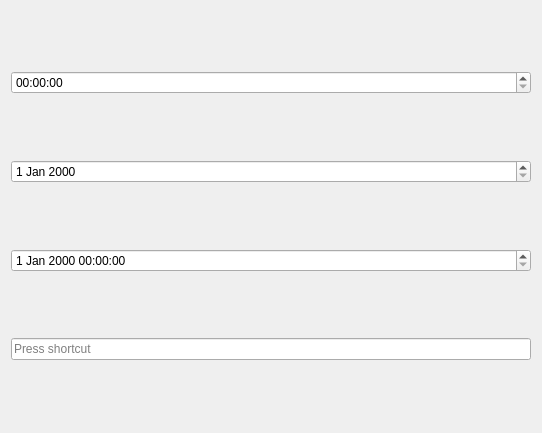
<?xml version="1.0" encoding="UTF-8"?>
<ui version="4.0">
 <class>Form</class>
 <widget class="QWidget" name="Form">
  <property name="geometry">
   <rect>
    <x>0</x>
    <y>0</y>
    <width>542</width>
    <height>433</height>
   </rect>
  </property>
  <property name="windowTitle">
   <string>Form</string>
  </property>
  <layout class="QVBoxLayout" name="verticalLayout">
   <item>
    <widget class="QTimeEdit" name="timeEdit"/>
   </item>
   <item>
    <widget class="QDateEdit" name="dateEdit"/>
   </item>
   <item>
    <widget class="QDateTimeEdit" name="dateTimeEdit"/>
   </item>
   <item>
    <widget class="QKeySequenceEdit" name="keySequenceEdit"/>
   </item>
  </layout>
 </widget>
 <resources/>
 <connections/>
</ui>
